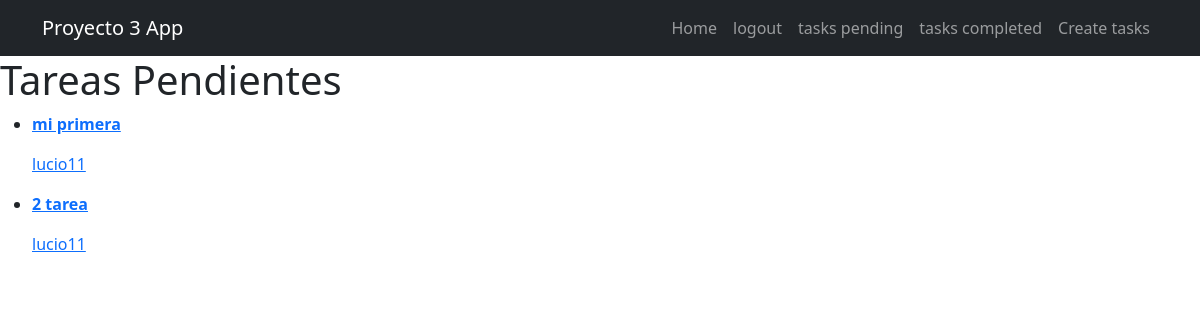
The page /tasks/ (signed in) on the database its author committed.
### tasks/models.py (models this page shows, shortened)
class Task(models.Model):
    title = models.CharField(max_length=100)
    descripcion = models.TextField(blank=True)
    created = models.DateTimeField(auto_now_add=True)
    detacompleted = models.DateTimeField(null=True)
    important = models.BooleanField(default=False)
    user = models.ForeignKey(User, on_delete=models.CASCADE)

### tasks/views.py (the view)
# urls.py: path('tasks/', views.tasks, name='tasks'),
@login_required
def tasks(request):
        tasks = Task.objects.filter(user=request.user, detacompleted__isnull=True)
        return render(request, 'tasks.html', {'tasks': tasks})

### tasks/templates/tasks.html (shortened to what this page needs)
{% extends 'base.html' %}
{% block content %}
<h1>Tareas Pendientes </h1>
<ul>
    {% for task in tasks %}
        <li>
            <a href="{% url 'task_datail' task.id %}">
                    {% if task.important %}
                    <strong>{{task.title}}</strong>
                    {% else %}
                    {{task.tible}}
                    {% endif %}
                    <p>{{task.user.username}}</p>
            </a>
        </li>
    {% endfor %}
</ul>
{% endblock %}

### rows shown on the page
Task: title "mi primera", user.username "lucio11"
Task: title "2 tarea", user.username "lucio11"
